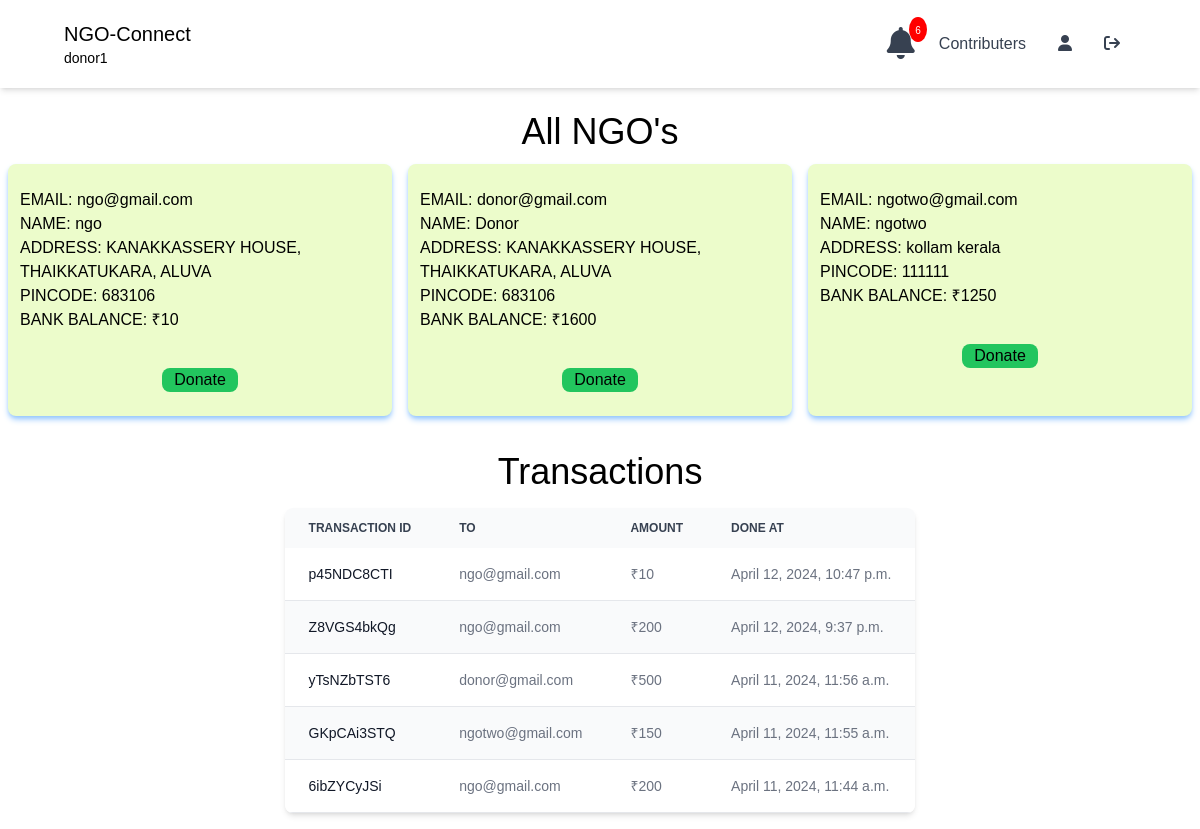
The app's page /donor/donor_base/ (signed in), older data.
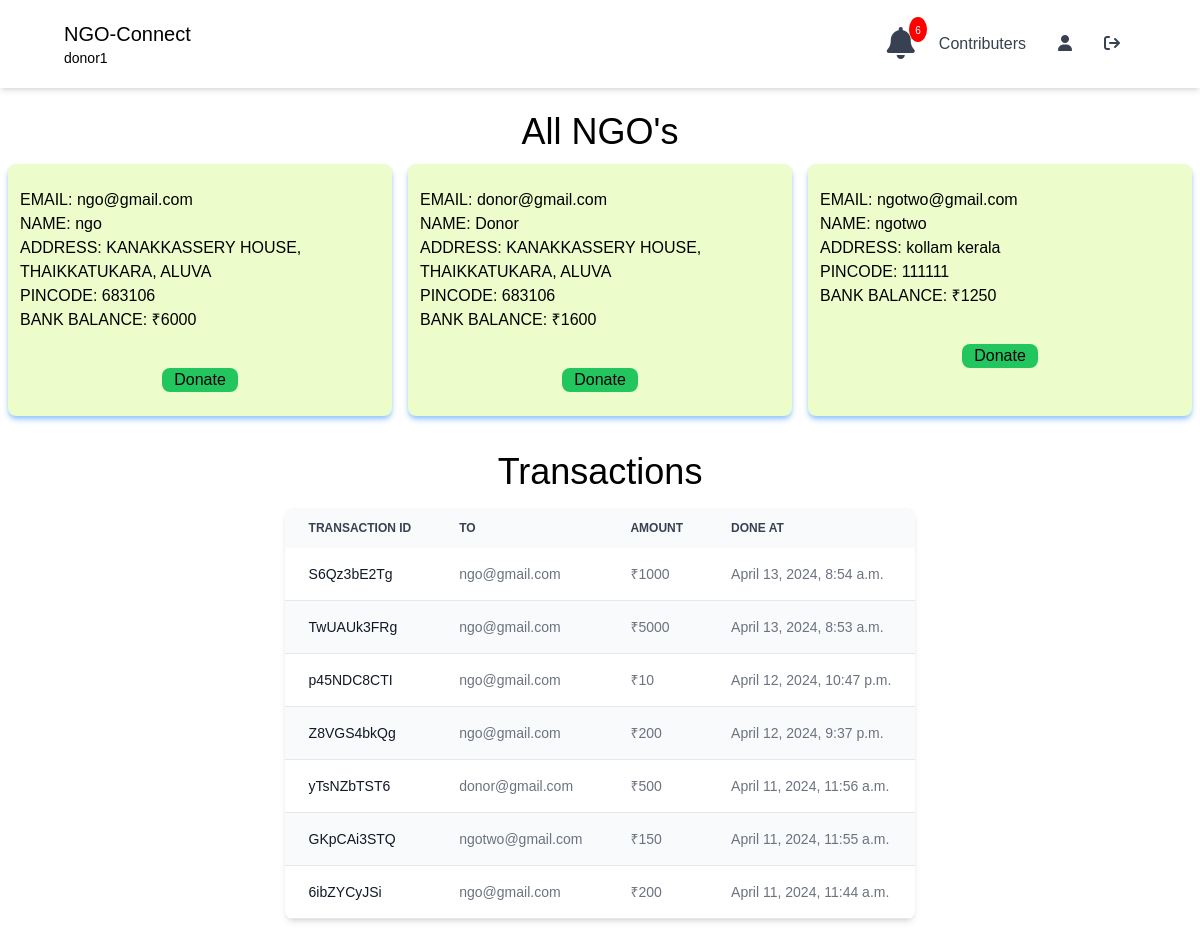
The same page, newer data.
### base/models.py (models this page shows)
class ngousers(models.Model):
    user = models.OneToOneField(User, on_delete=models.CASCADE)
    user_type = models.CharField(max_length=10, choices=[
        ('NGO', 'NGO'),
        ('Donor', 'Donor'),
        ('Receiver','Receiver'),
    ])
    phone_number = models.CharField(max_length=13, null=True)
    address = models.CharField(max_length=100, null=True)
    pincode = models.CharField(max_length=10, null=True)
    is_balance_defined =models.BooleanField(default=False)

### ngo/models.py (models this page shows)
class NgoBankTransactions(models.Model):
    from_user = models.ForeignKey(User, on_delete=models.CASCADE, related_name='sent', null=True)
    to_user = models.ForeignKey(User, on_delete=models.CASCADE, related_name='received', null=True)
    amount = models.IntegerField(null=True)
    transaction_id = models.CharField(max_length=10, null=True)
    transaction_type = models.CharField(max_length=8, choices=(('credited', 'credited'), ('debited', 'debited')), null=True)
    done_at = models.DateTimeField(auto_now=True,blank=True, null=True)

### donor/views.py (the view)
# urls.py: path('donor_base/', views.donor_base, name="donor_base"),
@login_required(login_url="signup")
def donor_base(request):
    ngos = ngousers.objects.filter(user_type='NGO')
    ngos_with_balance = []
    for ngo in ngos:
        ngo_bank = NgoBank.objects.filter(user=ngo.user).first()
        ngo_bank_balance = ngo_bank.current_balance if ngo_bank else None
        ngos_with_balance.append({
            'ngo': ngo,
            'bank_balance': ngo_bank_balance,
        })
    notifications = Notifications.objects.filter(user=request.user).order_by('-id')
    notification_count = notifications.count()
    transactions = NgoBankTransactions.objects.filter(from_user=request.user).order_by('-done_at')
    context = {
        'ngos_with_balance': ngos_with_balance,
        'notifications': notifications,
        'notification_count': notification_count,
        'transactions' : transactions,
    }
    return render(request, 'donor_base.html', context)

### donor/templates/donor_base.html (shortened to what the changed rows need)
<!DOCTYPE html>
<html lang="en">
  <head>
    <script src="https://cdn.tailwindcss.com"></script>
    <link rel="stylesheet" href="https://cdnjs.cloudflare.com/ajax/libs/font-awesome/6.1.1/css/all.min.css" />
    <link
    rel="stylesheet"
    href="https://cdn.jsdelivr.net/npm/bootstrap-icons@1.3.0/font/bootstrap-icons.css"
    />
  </head>
  <body style="font-family: sans-serif">
    <section>
      <h1 class="text-center text-4xl mt-5">All NGO's</h1>
      <div class="text-center">
        {% if ngos_with_balance %}
        <div class="flex flex-wrap justify-center">
            {% for item in ngos_with_balance %}
            <div class="w-96 mx-2 shadow-md shadow-blue-300 p-3 my-3 bg-lime-100 rounded-lg">
                <ul class="mt-3">
                    <li class="text-left">EMAIL: {{ item.ngo.user.username }}</li>
                    <li class="text-left">NAME: {{ item.ngo.user.first_name }}</li>
                    <li class="text-left">ADDRESS: {{ item.ngo.address }}</li>
                    <li class="text-left">PINCODE: {{ item.ngo.pincode }}</li>
                    <li class="text-left">BANK BALANCE: ₹{{ item.bank_balance|default:"0" }}</li>
                </ul>
                <br>
                <div class="flex justify-around">
                    <form method="post" action="/donor/donate_btn_request">
                        <button type="submit" class="my-3 px-3 bg-green-500 rounded-lg">Donate</button>
                    </form>
                </div>
            </div>
            {% endfor %}
        </div>
        {% endif %}
    </div>
  </section>
  {% if transactions %}
  <h1 class="text-center mt-6 text-4xl">Transactions</h1>
  <section id="transactions" class="m-4 px-4 flex justify-center items-center -z-10">
    <div class="relative overflow-x-auto shadow-md sm:rounded-lg">
        <table class="w-full text-sm text-left rtl:text-right text-gray-500 dark:text-gray-400">
            <thead class="text-xs text-gray-700 uppercase bg-gray-50 dark:bg-gray-700 dark:text-gray-400">
                <tr>
                    <th scope="col" class="px-6 py-3">
                        Transaction Id
                    </th>
                    <th scope="col" class="px-6 py-3">
                        To
                    </th>
                    <th scope="col" class="px-6 py-3">
                        Amount
                    </th>
                    <th scope="col" class="px-6 py-3">
                        Done At
                    </th>
                </tr>
            </thead>
            <tbody>
                {% for i in transactions %}
                <tr class="odd:bg-white odd:dark:bg-gray-900 even:bg-gray-50 even:dark:bg-gray-800 border-b dark:border-gray-700">
                    <th scope="row" class="px-6 py-4 font-medium text-gray-900 whitespace-nowrap dark:text-white">
                        {{ i.transaction_id }}
                    </th>
                    <td class="px-6 py-4">
                        {{ i.to_user }}
                    </td>
                    <td class="px-6 py-4">
                        ₹{{ i.amount }}
                    </td>
                    <td class="px-6 py-4">
                        {{ i.done_at }}
                    </td>
                </tr>
                {% endfor %}
            </tbody>
        </table>
    </div>
    {% endif %}
  </section>
  </body>
</html>

Row changes from the older to the newer data that the page shows:
computed for ngousers "ngo@gmail.com": bank_balance "10" → "6000"
added NgoBankTransactions: transaction_id "S6Qz3bE2Tg", to_user "ngo@gmail.com", amount "1000", done_at "April 13, 2024, 8:54 a.m."
added NgoBankTransactions: transaction_id "TwUAUk3FRg", to_user "ngo@gmail.com", amount "5000", done_at "April 13, 2024, 8:53 a.m."
